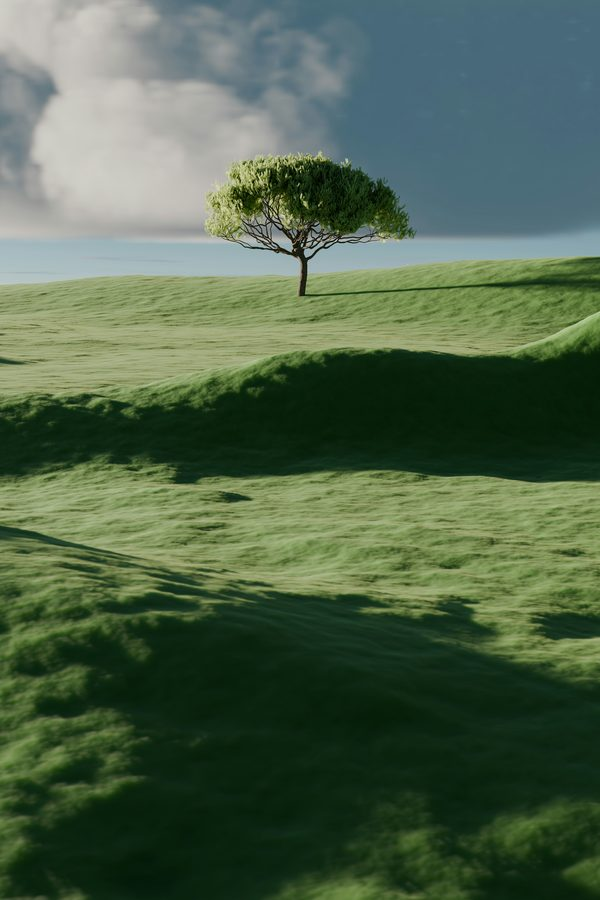
#> input picture examples/tree.jpg, 600 x 900 px
$ python soft_interior.py ../../../../examples/snow-leopard.jpg ../../../../examples/tree.jpg ../../../../examples/tree.jpg ../../../../examples/tree.jpg 5 5
#> lines starting #> are read from the running program, lines starting #| are printed output that depends on the picture
"""Make the frame's inner edge fade out softly and build a matching smooth-leather fill.

usage: soft_interior.py PHOTO FRAME_PNG FRAME_BLACK_PNG OUT_DIR SLICE FEATHER
1. Feather the frame's inner edge: alpha ramps from 1 to 0 over FEATHER device px, measured as the distance to the interior rectangle
   (so the fade is continuous around the inner corners).
2. Cut a seamless smooth-leather tile from the photo at the same grain scale as the frame strip, flatten uneven lighting,
   and match its average color to the band's inner area just outside the fade so the band continues inward without a visible edge.
"""
import math
import sys
from PIL import Image, ImageChops, ImageFilter, ImageStat

photo_path, frame_path, frame_black_path, out_dir = sys.argv[1:5]
slice_size, feather = int(sys.argv[5]), int(sys.argv[6])

# Same device scale the frame strip was built at: 304 native px of seam became `slice_size` device px
device_scale = slice_size / 304.0


def feathered(path):
    frame = Image.open(path).convert("RGBA")
    size = frame.width
    pixels = frame.load()
    for y in range(size):
        for x in range(size):
            px, py = x + 0.5, y + 0.5
            dx = max(slice_size - px, 0, px - (size - slice_size))
            dy = max(slice_size - py, 0, py - (size - slice_size))
            distance = math.hypot(dx, dy)
            fade = min(1.0, distance / feather)
            fade = fade * fade * (3 - 2 * fade)
            r, g, b, a = pixels[x, y]
            pixels[x, y] = (r, g, b, round(a * fade))
    return frame


def band_mean(frame):
    """Average color of the band's inner area, just outside the fade (top edge, middle of the image)."""
    size = frame.width
    y_end = slice_size - feather
    box = (slice_size + 10, y_end - 14, size - slice_size - 10, y_end)
    region = frame.crop(box).convert("RGB")
    return ImageStat.Stat(region).mean


def smooth_tile(width_native, height_native, x0, y0):
    photo = Image.open(photo_path).convert("RGB")
    crop = photo.crop((x0, y0, x0 + width_native, y0 + height_native))
    width, height = round(width_native * device_scale), round(height_native * device_scale)
    tile = crop.resize((width, height), Image.LANCZOS)
    means = ImageStat.Stat(tile).mean
    low = tile.filter(ImageFilter.GaussianBlur(18))
    high = ImageChops.subtract(tile, low, scale=1, offset=128)
    tile = Image.merge("RGB", [c.point(lambda v, m=means[i] - 128: max(0, min(255, round(v + m)))) for i, c in enumerate(high.split())])
    # Seamless by cross-fading with a half-offset copy (the grain is random, so this does not ghost)
    rolled = ImageChops.offset(tile, width // 2, height // 2)
    horizontal = Image.new("L", (width, 1)); horizontal.putdata([round(255 * (1 - abs(2 * x / (width - 1) - 1))) for x in range(width)])
    vertical = Image.new("L", (1, height)); vertical.putdata([round(255 * (1 - abs(2 * y / (height - 1) - 1))) for y in range(height)])
    weight = ImageChops.multiply(horizontal.resize((width, height)), vertical.resize((width, height)))
    weight = weight.point(lambda v: round(255 * min(1.0, v / 255 * 2.2)))
    return Image.composite(tile, rolled, weight)


def match(tile, target_mean):
    means = ImageStat.Stat(tile).mean
    return Image.merge("RGB", [c.point(lambda v, k=target_mean[i] / means[i]: max(0, min(255, round(v * k)))) for i, c in enumerate(tile.split())])


frame = feathered(frame_path)
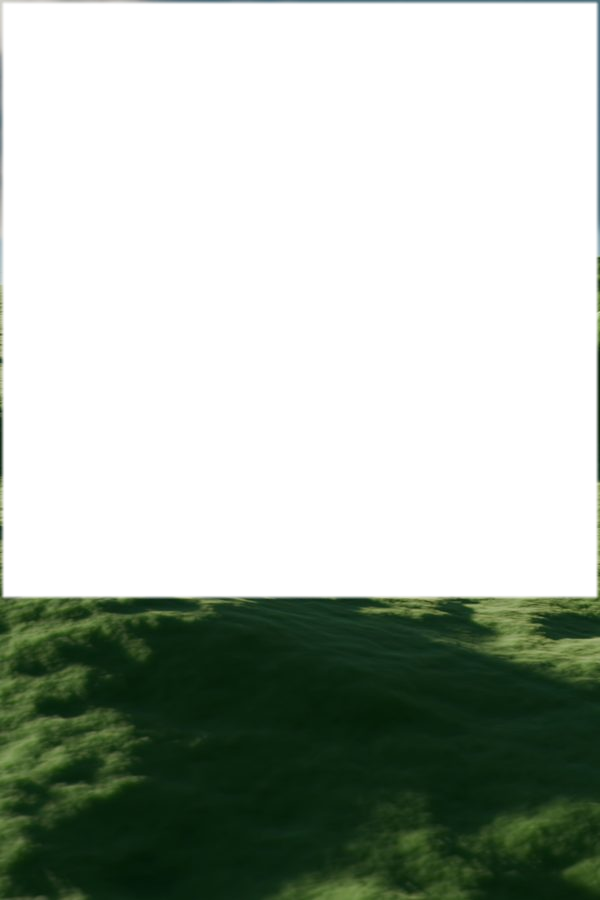
#> frame: PIL image 600x900 RGBA; mean R, G, B, A 78.5, 99.4, 74.9, 87.8; transparent parts drawn white
frame.save(f"{out_dir}/leather-frame-soft.png")
frame_black = feathered(frame_black_path)
frame_black.save(f"{out_dir}/leather-frame-black-soft.png")

tile = smooth_tile(1500, 460, 1200, 2130)
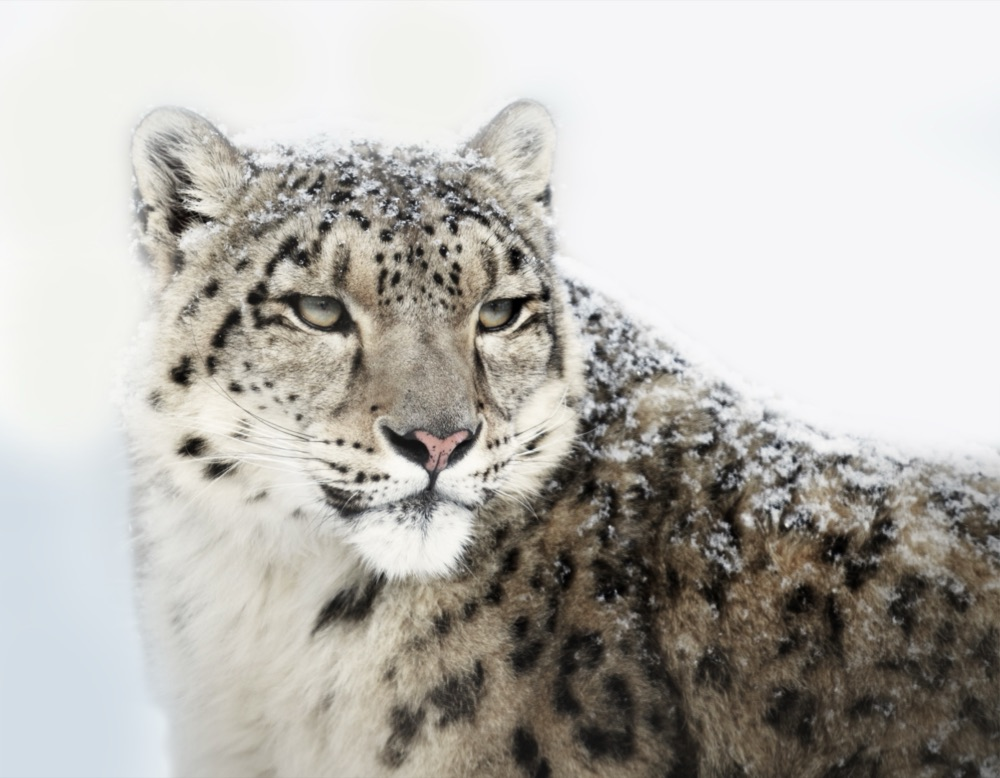
#> input picture examples/snow-leopard.jpg, 1000 x 778 px
#> in smooth_tile, photo is the input picture: PIL image 1000x778 RGB; mean R, G, B 184.8, 182.5, 177.5
#> in smooth_tile, `crop = photo.crop((x0, y0, x0 + width_native, y0 + height_native))`: crop: PIL image 1500x460 RGB; every value is 0
#> in smooth_tile, `means = ImageStat.Stat(tile).mean`: means = [0, 0, 0]
tile_color = match(tile, band_mean(frame))
#> (the run stopped early here; a loop or call above may not have finished)
